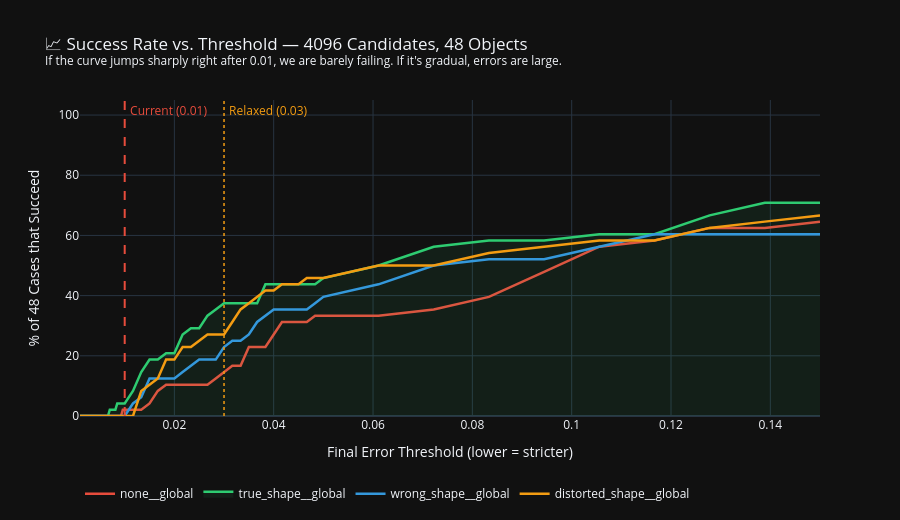

The notebook cell saved with this chart:
### Markdown cell above
---
# 📊 Plot 4 — Success Rate vs Relaxed Threshold

> Using the **highest candidate count run** (most data).

### Code cell
if not long_df.empty:
    # Use the run with the most candidates
    max_n = long_df["n_candidates"].max()
    best_run = long_df[long_df["n_candidates"] == max_n]

    thresholds = np.unique(np.concatenate([
        np.linspace(0.001, 0.01, 25),
        np.linspace(0.01,  0.05, 25),
        np.linspace(0.05,  0.15, 10),
    ]))

    fig = go.Figure()

    for arm in GLOBAL_ARMS:
        subset = best_run[
            (best_run["arm"] == arm) &
            best_run["max_part_chamfer"].notna()
        ]["max_part_chamfer"].values
        if len(subset) == 0: continue

        success_rates = [(subset < t).mean() * 100 for t in thresholds]
        clr = ARM_COLORS.get(arm, "#95a5a6")

        fig.add_trace(go.Scatter(
            x=thresholds, y=success_rates,
            mode="lines", name=arm,
            line=dict(color=clr, width=2.5),
            fill="tozeroy" if arm == "true_shape__global" else None,
            fillcolor=hex_to_rgba(clr, 0.07),
            hovertemplate="Threshold: %{x:.3f}<br>Success: %{y:.1f}%<extra></extra>"
        ))

    fig.add_vline(x=0.01, line_dash="dash", line_color="#e74c3c", line_width=2,
                  annotation_text=" Current (0.01)", annotation_font_color="#e74c3c")
    fig.add_vline(x=0.03, line_dash="dot", line_color="#f39c12", line_width=1.5,
                  annotation_text=" Relaxed (0.03)", annotation_font_color="#f39c12")

    fig.update_xaxes(title="Final Error Threshold (lower = stricter)")
    fig.update_yaxes(title="% of 48 Cases that Succeed", range=[0, 105])
    fig.update_layout(
        title=f"📈 Success Rate vs. Threshold — {max_n} Candidates, 48 Objects<br>"
              "<sup>If the curve jumps sharply right after 0.01, we are barely failing. If it's gradual, errors are large.</sup>",
        template="plotly_dark", height=520,
        legend=dict(orientation="h", y=-0.2)
    )
    fig.show()

    # Table at key thresholds
    key_t = [0.005, 0.01, 0.02, 0.03, 0.05, 0.10]
    rows = []
    for arm in GLOBAL_ARMS:
        subset = best_run[
            (best_run["arm"] == arm) &
            best_run["max_part_chamfer"].notna()
        ]["max_part_chamfer"].values
        for t in key_t:
            rows.append({"Arm": arm, "Threshold": t,
                         "Success": f"{(subset < t).mean()*100:.1f}%",
                         "N": f"{(subset < t).sum()}/{len(subset)}"})
    tbl = pd.DataFrame(rows).pivot_table(index="Threshold", columns="Arm",
                                          values="Success", aggfunc="first")
    print(f"\n📋 Success rates at key thresholds (N={max_n} candidates):")
    print(tbl.to_string())

### Figure 1 — Plotly figure (JSON) as saved in the notebook; plotly's stock layout.template omitted (floating-point values rounded to 4 significant figures)
{"data": [{"fillcolor": "rgba(231, 76, 60, 0.07)", "hovertemplate": "Threshold: %{x:.3f}<br>Success: %{y:.1f}%<extra></extra>", "line": {"color": "#e74c3c", "width": 2.5}, "mode": "lines", "name": "none__global", "type": "scatter", "x": [0.001, 0.001375, 0.00175, 0.002125, 0.0025, 0.002875, 0.00325, 0.003625, 0.004, 0.004375, 0.00475, 0.005125, 0.0055, 0.005875, 0.00625, 0.006625, 0.007, 0.007375, 0.00775, 0.008125, 0.0085, 0.008875, 0.00925, 0.009625, 0.01, 0.01167, 0.01333, 0.015, 0.01667, 0.01833, 0.02, 0.02167, 0.02333, 0.025, 0.02667, 0.02833, 0.03, 0.03167, 0.03333, 0.035, 0.03667, 0.03833, 0.04, 0.04167, 0.04333, 0.045, 0.04667, 0.04833, 0.05, 0.06111, 0.07222, 0.08333, 0.09444, 0.1056, 0.1167, 0.1278, 0.1389, 0.15], "y": [0, 0, 0, 0, 0, 0, 0, 0, 0, 0, 0, 0, 0, 0, 0, 0, 0, 0, 0, 0, 0, 0, 0, 2.083, 2.083, 2.083, 2.083, 4.167, 8.333, 10.42, 10.42, 10.42, 10.42, 10.42, 10.42, 12.5, 14.58, 16.67, 16.67, 22.92, 22.92, 22.92, 27.08, 31.25, 31.25, 31.25, 31.25, 33.33, 33.33, 33.33, 35.42, 39.58, 47.92, 56.25, 58.33, 62.5, 62.5, 64.58]}, {"fill": "tozeroy", "fillcolor": "rgba(46, 204, 113, 0.07)", "hovertemplate": "Threshold: %{x:.3f}<br>Success: %{y:.1f}%<extra></extra>", "line": {"color": "#2ecc71", "width": 2.5}, "mode": "lines", "name": "true_shape__global", "type": "scatter", "x": [0.001, 0.001375, 0.00175, 0.002125, 0.0025, 0.002875, 0.00325, 0.003625, 0.004, 0.004375, 0.00475, 0.005125, 0.0055, 0.005875, 0.00625, 0.006625, 0.007, 0.007375, 0.00775, 0.008125, 0.0085, 0.008875, 0.00925, 0.009625, 0.01, 0.01167, 0.01333, 0.015, 0.01667, 0.01833, 0.02, 0.02167, 0.02333, 0.025, 0.02667, 0.02833, 0.03, 0.03167, 0.03333, 0.035, 0.03667, 0.03833, 0.04, 0.04167, 0.04333, 0.045, 0.04667, 0.04833, 0.05, 0.06111, 0.07222, 0.08333, 0.09444, 0.1056, 0.1167, 0.1278, 0.1389, 0.15], "y": [0, 0, 0, 0, 0, 0, 0, 0, 0, 0, 0, 0, 0, 0, 0, 0, 2.083, 2.083, 2.083, 2.083, 4.167, 4.167, 4.167, 4.167, 4.167, 8.333, 14.58, 18.75, 18.75, 20.83, 20.83, 27.08, 29.17, 29.17, 33.33, 35.42, 37.5, 37.5, 37.5, 37.5, 37.5, 43.75, 43.75, 43.75, 43.75, 43.75, 43.75, 43.75, 45.83, 50, 56.25, 58.33, 58.33, 60.42, 60.42, 66.67, 70.83, 70.83]}, {"fillcolor": "rgba(52, 152, 219, 0.07)", "hovertemplate": "Threshold: %{x:.3f}<br>Success: %{y:.1f}%<extra></extra>", "line": {"color": "#3498db", "width": 2.5}, "mode": "lines", "name": "wrong_shape__global", "type": "scatter", "x": [0.001, 0.001375, 0.00175, 0.002125, 0.0025, 0.002875, 0.00325, 0.003625, 0.004, 0.004375, 0.00475, 0.005125, 0.0055, 0.005875, 0.00625, 0.006625, 0.007, 0.007375, 0.00775, 0.008125, 0.0085, 0.008875, 0.00925, 0.009625, 0.01, 0.01167, 0.01333, 0.015, 0.01667, 0.01833, 0.02, 0.02167, 0.02333, 0.025, 0.02667, 0.02833, 0.03, 0.03167, 0.03333, 0.035, 0.03667, 0.03833, 0.04, 0.04167, 0.04333, 0.045, 0.04667, 0.04833, 0.05, 0.06111, 0.07222, 0.08333, 0.09444, 0.1056, 0.1167, 0.1278, 0.1389, 0.15], "y": [0, 0, 0, 0, 0, 0, 0, 0, 0, 0, 0, 0, 0, 0, 0, 0, 0, 0, 0, 0, 0, 0, 0, 0, 0, 4.167, 6.25, 12.5, 12.5, 12.5, 12.5, 14.58, 16.67, 18.75, 18.75, 18.75, 22.92, 25, 25, 27.08, 31.25, 33.33, 35.42, 35.42, 35.42, 35.42, 35.42, 37.5, 39.58, 43.75, 50, 52.08, 52.08, 56.25, 60.42, 60.42, 60.42, 60.42]}, {"fillcolor": "rgba(243, 156, 18, 0.07)", "hovertemplate": "Threshold: %{x:.3f}<br>Success: %{y:.1f}%<extra></extra>", "line": {"color": "#f39c12", "width": 2.5}, "mode": "lines", "name": "distorted_shape__global", "type": "scatter", "x": [0.001, 0.001375, 0.00175, 0.002125, 0.0025, 0.002875, 0.00325, 0.003625, 0.004, 0.004375, 0.00475, 0.005125, 0.0055, 0.005875, 0.00625, 0.006625, 0.007, 0.007375, 0.00775, 0.008125, 0.0085, 0.008875, 0.00925, 0.009625, 0.01, 0.01167, 0.01333, 0.015, 0.01667, 0.01833, 0.02, 0.02167, 0.02333, 0.025, 0.02667, 0.02833, 0.03, 0.03167, 0.03333, 0.035, 0.03667, 0.03833, 0.04, 0.04167, 0.04333, 0.045, 0.04667, 0.04833, 0.05, 0.06111, 0.07222, 0.08333, 0.09444, 0.1056, 0.1167, 0.1278, 0.1389, 0.15], "y": [0, 0, 0, 0, 0, 0, 0, 0, 0, 0, 0, 0, 0, 0, 0, 0, 0, 0, 0, 0, 0, 0, 0, 0, 0, 0, 8.333, 10.42, 12.5, 18.75, 18.75, 22.92, 22.92, 25, 27.08, 27.08, 27.08, 31.25, 35.42, 37.5, 39.58, 41.67, 41.67, 43.75, 43.75, 43.75, 45.83, 45.83, 45.83, 50, 50, 54.17, 56.25, 58.33, 58.33, 62.5, 64.58, 66.67]}], "layout": {"annotations": [{"font": {"color": "#e74c3c"}, "showarrow": false, "text": " Current (0.01)", "x": 0.01, "xanchor": "left", "xref": "x", "y": 1, "yanchor": "top", "yref": "y domain"}, {"font": {"color": "#f39c12"}, "showarrow": false, "text": " Relaxed (0.03)", "x": 0.03, "xanchor": "left", "xref": "x", "y": 1, "yanchor": "top", "yref": "y domain"}], "height": 520, "legend": {"orientation": "h", "y": -0.2}, "shapes": [{"line": {"color": "#e74c3c", "dash": "dash", "width": 2}, "type": "line", "x0": 0.01, "x1": 0.01, "xref": "x", "y0": 0, "y1": 1, "yref": "y domain"}, {"line": {"color": "#f39c12", "dash": "dot", "width": 1.5}, "type": "line", "x0": 0.03, "x1": 0.03, "xref": "x", "y0": 0, "y1": 1, "yref": "y domain"}], "title": {"text": "📈 Success Rate vs. Threshold — 4096 Candidates, 48 Objects<br><sup>If the curve jumps sharply right after 0.01, we are barely failing. If it's gradual, errors are large.</sup>"}, "xaxis": {"title": {"text": "Final Error Threshold (lower = stricter)"}}, "yaxis": {"range": [0, 105], "title": {"text": "% of 48 Cases that Succeed"}}}}
